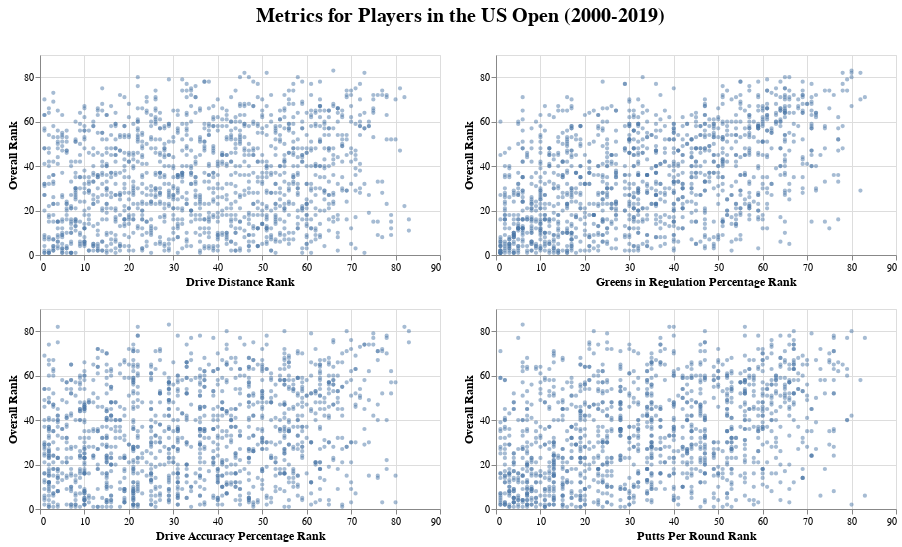

Source (notebook cell):
### Markdown cell above
In this visualization there is no clear trend present as the data is quite noisy. 

Perhaps looking at relative ranking in more important because the competition changes every year and raw score does not matter as much for placement.

### Code cell
plot_1 = alt.Chart(df).mark_point(size = 5, opacity = 0.5).encode(
    alt.X('rank_drive_dist', axis = alt.Axis(title = 'Drive Distance Rank', labelAngle = 0), scale = alt.Scale(domain =(0, 90))),
    alt.Y('rank_score', axis = alt.Axis(title = 'Overall Rank'), scale = alt.Scale(domain =(0, 90))), 
).properties(width = 400, height = 200)
plot_2 = alt.Chart(df).mark_point(size = 5, opacity = 0.5).encode(
    alt.X('rank_drive_acc_pct', axis = alt.Axis(title = 'Drive Accuracy Percentage Rank', labelAngle = 0), scale = alt.Scale(domain =(0, 90))),
    alt.Y('rank_score', axis = alt.Axis(title = 'Overall Rank'), scale = alt.Scale(domain =(0, 90))), 
).properties(width = 400, height = 200)
plot_3 = alt.Chart(df).mark_point(size = 5, opacity = 0.5).encode(
    alt.X('rank_greens_pct', axis = alt.Axis(title = 'Greens in Regulation Percentage Rank', labelAngle = 0), scale = alt.Scale(domain =(0, 90))),
    alt.Y('rank_score', axis = alt.Axis(title = 'Overall Rank'), scale = alt.Scale(domain =(0, 90))), 
).properties(width = 400, height = 200)
plot_4 = alt.Chart(df).mark_point(size = 5, opacity = 0.5).encode(
    alt.X('rank_putts', axis = alt.Axis(title = 'Putts Per Round Rank'), scale = alt.Scale(domain =(0, 90))),
    alt.Y('rank_score', axis = alt.Axis(title = 'Overall Rank'), scale = alt.Scale(domain =(0, 90))), 
).properties(width = 400, height = 200)

(plot_1 & plot_2 | plot_3 & plot_4).properties(
    title = "Metrics for Players in the US Open (2000-2019)"
).configure_axis(
    labelFontSize = 10, titleFontSize = 12
).configure_title(
    fontSize = 20,
    dx = 250, dy = -25)

### Figure 1 — Vega-Lite specification as saved in the notebook (floating-point values rounded to 4 significant figures; data arrays with more than 128 entries replaced by an {"elided": "..."} marker saying what was removed)
{"config": {"view": {"continuousWidth": 400, "continuousHeight": 300}, "axis": {"labelFontSize": 10, "titleFontSize": 12}, "title": {"dx": 250, "dy": -25, "fontSize": 20}}, "hconcat": [{"vconcat": [{"mark": {"type": "point", "opacity": 0.5, "size": 5}, "encoding": {"x": {"type": "quantitative", "axis": {"labelAngle": 0, "title": "Drive Distance Rank"}, "field": "rank_drive_dist", "scale": {"domain": [0, 90]}}, "y": {"type": "quantitative", "axis": {"title": "Overall Rank"}, "field": "rank_score", "scale": {"domain": [0, 90]}}}, "height": 200, "width": 400}, {"mark": {"type": "point", "opacity": 0.5, "size": 5}, "encoding": {"x": {"type": "quantitative", "axis": {"labelAngle": 0, "title": "Drive Accuracy Percentage Rank"}, "field": "rank_drive_acc_pct", "scale": {"domain": [0, 90]}}, "y": {"type": "quantitative", "axis": {"title": "Overall Rank"}, "field": "rank_score", "scale": {"domain": [0, 90]}}}, "height": 200, "width": 400}]}, {"vconcat": [{"mark": {"type": "point", "opacity": 0.5, "size": 5}, "encoding": {"x": {"type": "quantitative", "axis": {"labelAngle": 0, "title": "Greens in Regulation Percentage Rank"}, "field": "rank_greens_pct", "scale": {"domain": [0, 90]}}, "y": {"type": "quantitative", "axis": {"title": "Overall Rank"}, "field": "rank_score", "scale": {"domain": [0, 90]}}}, "height": 200, "width": 400}, {"mark": {"type": "point", "opacity": 0.5, "size": 5}, "encoding": {"x": {"type": "quantitative", "axis": {"title": "Putts Per Round Rank"}, "field": "rank_putts", "scale": {"domain": [0, 90]}}, "y": {"type": "quantitative", "axis": {"title": "Overall Rank"}, "field": "rank_score", "scale": {"domain": [0, 90]}}}, "height": 200, "width": 400}]}], "data": {"name": "data-de6d3fadb22d3cffcad2a644d62d1607"}, "title": "Metrics for Players in the US Open (2000-2019)", "$schema": "https://vega.github.io/schema/vega-lite/v4.0.2.json", "datasets": {"data-de6d3fadb22d3cffcad2a644d62d1607": {"elided": "1418 records"}}}
